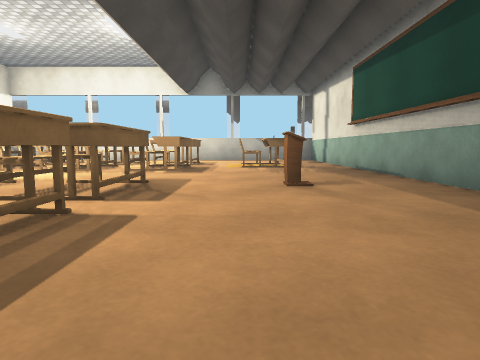
[1] (above)

16 first-person views from a walk through a scene from a Unity 3-D project. The camera is 0.59 m above the floor, tilts 6° down and sees 75° across. Doors are open. The floor is counted in squares, 1 m on a side. Each view is taken from the middle of a square. On the plan, view 1 faces up. The plan holds only what a view shows up to about 9 squares ahead; the rest is blank. The place goes on beyond the plan. Some animated figures are left out. Some surface patterns are stand-ins.

[2]
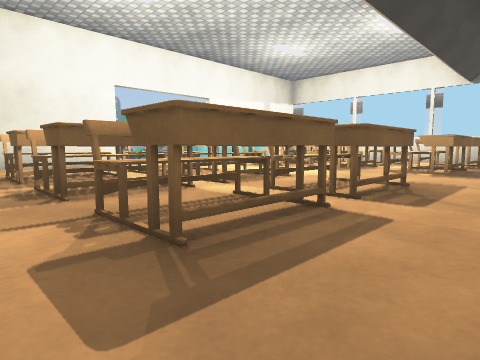

[3]
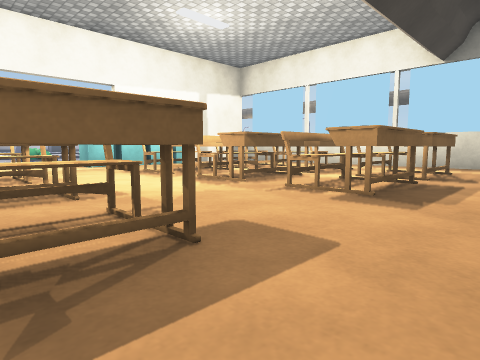

[4]
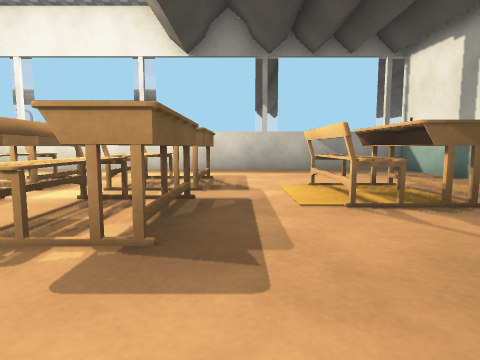

[5]
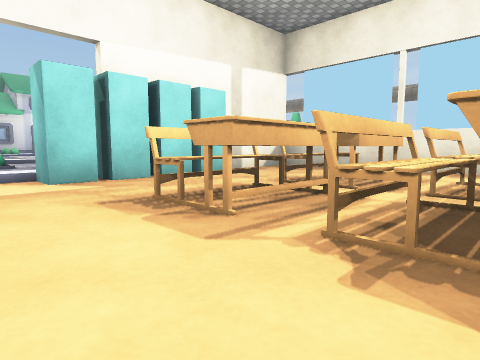

[6]
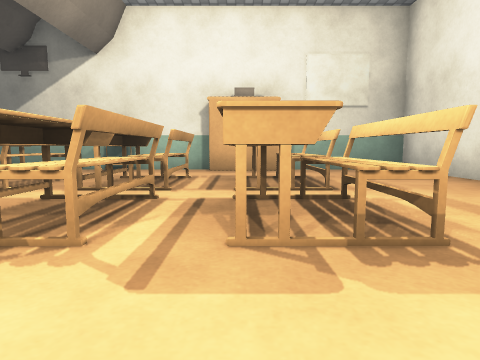

[7]
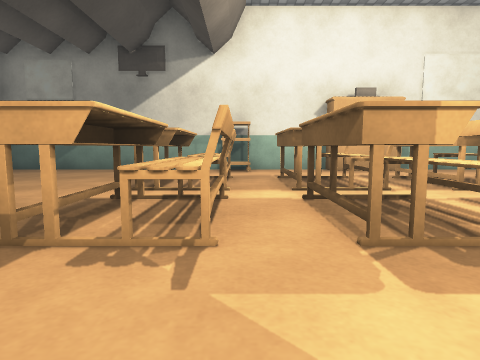

[8]
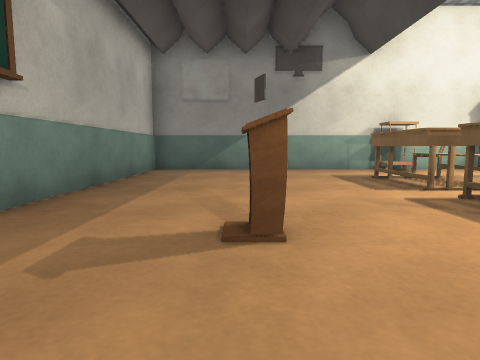

[9]
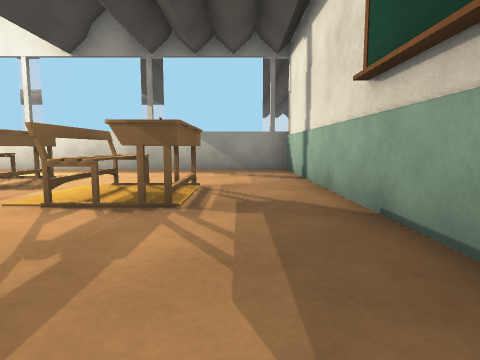

[10]
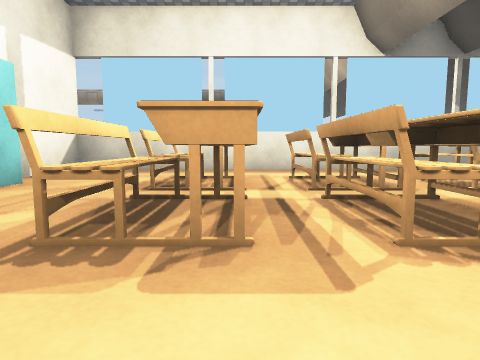

[11]
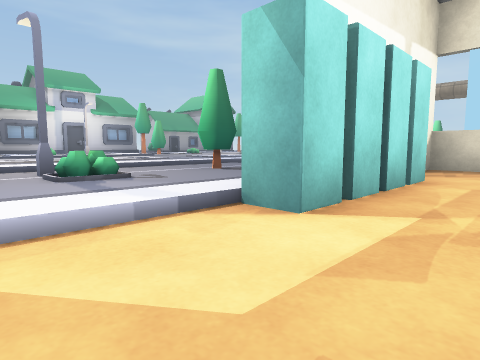

[12]
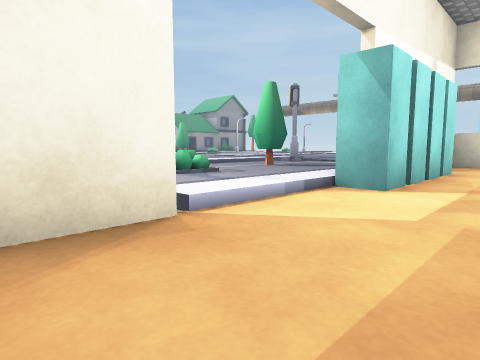

[13]
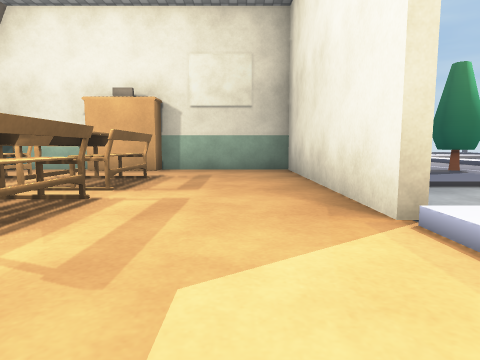

[14]
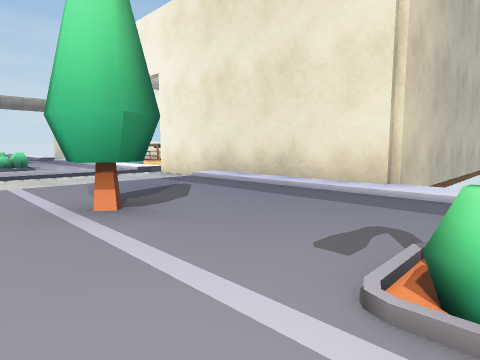

[15]
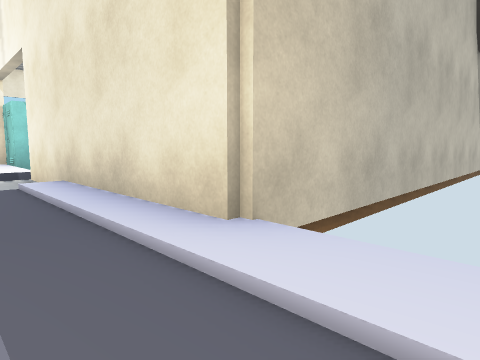

[16]
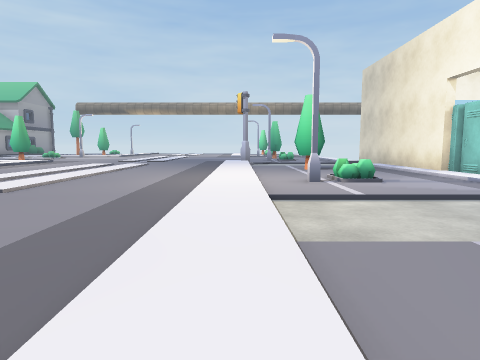

### Floor plan
Key: @ floor where view 1 was taken; # wall or solid block; . main floor; : floor 0.1 m higher than the main floor; + floor 0.15 m higher than the main floor; * floor 0.2 m higher than the main floor; / step, stairs or slope; = window, fence, low wall or low ledge; O other object.
Columns run from 22 left of view 1 to 3 right of it. Each row starts with its distance up from view 1.
 15             ##############
 14             #..O..O...O..#
 13             #............#
 12             #..OOOOOO....#
 11        :::: O..OOOOOO.OO.#
 10       *:#:: O..OOOOOO.OO.#
  9 :++:::*::::/O..OOOOOO.OO.#
  8 :++:::*::::/O..OOOOOO....#
  7  ++:::*:==:/.............#
  6  ++:::*::::/...........O.#
  5   +:::*::::/...OOOOOO..O.#
  4    :::*.....#..OOOOOO....#
  3    :::*.....#..OOOOOO....#
  2     ::*::::/#..OOOOOO....#
  1      :*::::/#..OOOOOO....#
  0       *:#::/#.........@..#
 -1        ::::/####O##O######
 -2        ::::/ #########
 -3        := :

Where each view was taken, in squares from view 1:
view 1: 0 up, 0 right, facing up
view 2: 0 up, 0 right, facing up-left
view 3: 4 up, 0 right, facing up-left
view 4: 6 up, 1 left, facing up
view 5: 6 up, 4 left, facing up-left
view 6: 7 up, 6 left, facing down
view 7: 7 up, 3 left, facing down
view 8: 7 up, 1 right, facing down
view 9: 6 up, 2 right, facing up
view 10: 6 up, 6 left, facing up
view 11: 5 up, 8 left, facing up-left
view 12: 3 up, 8 left, facing up-left
view 13: 7 up, 9 left, facing down
view 14: 3 down, 15 left, facing up-right
view 15: 3 down, 12 left, facing up-right
view 16: 0 up, 16 left, facing up
